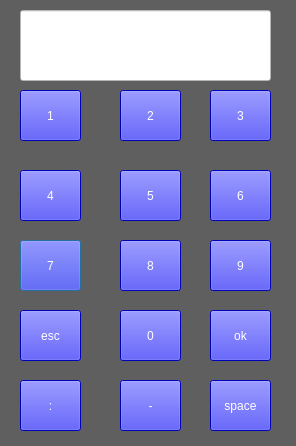
<?xml version="1.0" encoding="UTF-8"?>
<ui version="4.0">
 <class>Timeset</class>
 <widget class="QDialog" name="Timeset">
  <property name="geometry">
   <rect>
    <x>0</x>
    <y>0</y>
    <width>296</width>
    <height>446</height>
   </rect>
  </property>
  <property name="windowTitle">
   <string>Dialog</string>
  </property>
  <property name="styleSheet">
   <string notr="true">background-color: rgb(95, 95, 95);</string>
  </property>
  <widget class="QPushButton" name="pushButton_7">
   <property name="geometry">
    <rect>
     <x>20</x>
     <y>240</y>
     <width>61</width>
     <height>51</height>
    </rect>
   </property>
   <property name="styleSheet">
    <string notr="true">background-color: rgb(0, 0, 255);
color: rgb(255, 255, 255);
font: 75 20pt &quot;Ubuntu&quot;;</string>
   </property>
   <property name="text">
    <string>7</string>
   </property>
  </widget>
  <widget class="QPushButton" name="pushButton_9">
   <property name="geometry">
    <rect>
     <x>210</x>
     <y>240</y>
     <width>61</width>
     <height>51</height>
    </rect>
   </property>
   <property name="styleSheet">
    <string notr="true">background-color: rgb(0, 0, 255);
color: rgb(255, 255, 255);
font: 75 20pt &quot;Ubuntu&quot;;</string>
   </property>
   <property name="text">
    <string>9</string>
   </property>
  </widget>
  <widget class="QPushButton" name="pushButton_2">
   <property name="geometry">
    <rect>
     <x>120</x>
     <y>90</y>
     <width>61</width>
     <height>51</height>
    </rect>
   </property>
   <property name="styleSheet">
    <string notr="true">background-color: rgb(0, 0, 255);
color: rgb(255, 255, 255);
font: 75 20pt &quot;Ubuntu&quot;;</string>
   </property>
   <property name="text">
    <string>2</string>
   </property>
  </widget>
  <widget class="QPushButton" name="pushButton_10">
   <property name="geometry">
    <rect>
     <x>20</x>
     <y>310</y>
     <width>61</width>
     <height>51</height>
    </rect>
   </property>
   <property name="styleSheet">
    <string notr="true">background-color: rgb(0, 0, 255);
color: rgb(255, 255, 255);
font: 75 20pt &quot;Ubuntu&quot;;</string>
   </property>
   <property name="text">
    <string>esc</string>
   </property>
  </widget>
  <widget class="QPushButton" name="pushButton_6">
   <property name="geometry">
    <rect>
     <x>210</x>
     <y>170</y>
     <width>61</width>
     <height>51</height>
    </rect>
   </property>
   <property name="styleSheet">
    <string notr="true">background-color: rgb(0, 0, 255);
color: rgb(255, 255, 255);
font: 75 20pt &quot;Ubuntu&quot;;</string>
   </property>
   <property name="text">
    <string>6</string>
   </property>
  </widget>
  <widget class="QPushButton" name="pushButton_8">
   <property name="geometry">
    <rect>
     <x>120</x>
     <y>240</y>
     <width>61</width>
     <height>51</height>
    </rect>
   </property>
   <property name="styleSheet">
    <string notr="true">background-color: rgb(0, 0, 255);
color: rgb(255, 255, 255);
font: 75 20pt &quot;Ubuntu&quot;;</string>
   </property>
   <property name="text">
    <string>8</string>
   </property>
  </widget>
  <widget class="QPushButton" name="pushButton">
   <property name="geometry">
    <rect>
     <x>20</x>
     <y>90</y>
     <width>61</width>
     <height>51</height>
    </rect>
   </property>
   <property name="styleSheet">
    <string notr="true">background-color: rgb(0, 0, 255);
color: rgb(255, 255, 255);
font: 75 20pt &quot;Ubuntu&quot;;</string>
   </property>
   <property name="text">
    <string>1</string>
   </property>
  </widget>
  <widget class="QPushButton" name="pushButton_4">
   <property name="geometry">
    <rect>
     <x>20</x>
     <y>170</y>
     <width>61</width>
     <height>51</height>
    </rect>
   </property>
   <property name="styleSheet">
    <string notr="true">background-color: rgb(0, 0, 255);
color: rgb(255, 255, 255);
font: 75 20pt &quot;Ubuntu&quot;;</string>
   </property>
   <property name="text">
    <string>4</string>
   </property>
  </widget>
  <widget class="QPushButton" name="pushButton_12">
   <property name="geometry">
    <rect>
     <x>210</x>
     <y>310</y>
     <width>61</width>
     <height>51</height>
    </rect>
   </property>
   <property name="styleSheet">
    <string notr="true">background-color: rgb(0, 0, 255);
color: rgb(255, 255, 255);
font: 75 20pt &quot;Ubuntu&quot;;</string>
   </property>
   <property name="text">
    <string>ok</string>
   </property>
  </widget>
  <widget class="QPushButton" name="pushButton_5">
   <property name="geometry">
    <rect>
     <x>120</x>
     <y>170</y>
     <width>61</width>
     <height>51</height>
    </rect>
   </property>
   <property name="styleSheet">
    <string notr="true">background-color: rgb(0, 0, 255);
color: rgb(255, 255, 255);
font: 75 20pt &quot;Ubuntu&quot;;</string>
   </property>
   <property name="text">
    <string>5</string>
   </property>
  </widget>
  <widget class="QLineEdit" name="lineEdit">
   <property name="geometry">
    <rect>
     <x>20</x>
     <y>10</y>
     <width>251</width>
     <height>71</height>
    </rect>
   </property>
   <property name="styleSheet">
    <string notr="true">background-color: rgb(255, 255, 255);
font: 75 20pt &quot;Ubuntu&quot;;</string>
   </property>
  </widget>
  <widget class="QPushButton" name="pushButton_3">
   <property name="geometry">
    <rect>
     <x>210</x>
     <y>90</y>
     <width>61</width>
     <height>51</height>
    </rect>
   </property>
   <property name="styleSheet">
    <string notr="true">background-color: rgb(0, 0, 255);
color: rgb(255, 255, 255);
font: 75 20pt &quot;Ubuntu&quot;;</string>
   </property>
   <property name="text">
    <string>3</string>
   </property>
  </widget>
  <widget class="QPushButton" name="pushButton_11">
   <property name="geometry">
    <rect>
     <x>120</x>
     <y>310</y>
     <width>61</width>
     <height>51</height>
    </rect>
   </property>
   <property name="styleSheet">
    <string notr="true">background-color: rgb(0, 0, 255);
color: rgb(255, 255, 255);
font: 75 20pt &quot;Ubuntu&quot;;</string>
   </property>
   <property name="text">
    <string>0</string>
   </property>
  </widget>
  <widget class="QPushButton" name="pushButton_13">
   <property name="geometry">
    <rect>
     <x>20</x>
     <y>380</y>
     <width>61</width>
     <height>51</height>
    </rect>
   </property>
   <property name="styleSheet">
    <string notr="true">background-color: rgb(0, 0, 255);
color: rgb(255, 255, 255);
font: 75 20pt &quot;Ubuntu&quot;;</string>
   </property>
   <property name="text">
    <string>:</string>
   </property>
  </widget>
  <widget class="QPushButton" name="pushButton_14">
   <property name="geometry">
    <rect>
     <x>120</x>
     <y>380</y>
     <width>61</width>
     <height>51</height>
    </rect>
   </property>
   <property name="styleSheet">
    <string notr="true">background-color: rgb(0, 0, 255);
color: rgb(255, 255, 255);
font: 75 20pt &quot;Ubuntu&quot;;</string>
   </property>
   <property name="text">
    <string>-</string>
   </property>
  </widget>
  <widget class="QPushButton" name="pushButton_15">
   <property name="geometry">
    <rect>
     <x>210</x>
     <y>380</y>
     <width>61</width>
     <height>51</height>
    </rect>
   </property>
   <property name="styleSheet">
    <string notr="true">background-color: rgb(0, 0, 255);
color: rgb(255, 255, 255);
font: 75 italic 17pt &quot;Ubuntu&quot;;</string>
   </property>
   <property name="text">
    <string>space</string>
   </property>
  </widget>
 </widget>
 <resources/>
 <connections/>
</ui>
